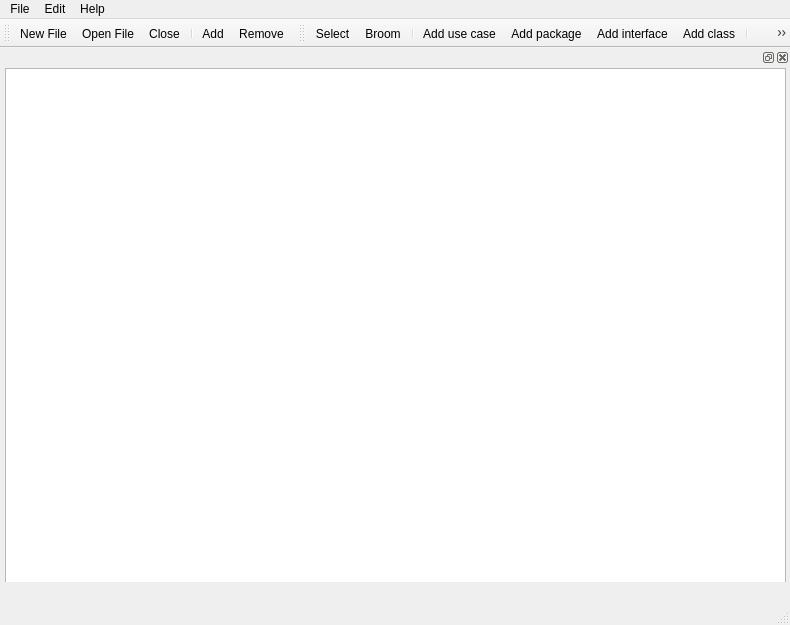
<?xml version="1.0" encoding="UTF-8"?>
<ui version="4.0">
 <class>MainWindow</class>
 <widget class="QMainWindow" name="MainWindow">
  <property name="geometry">
   <rect>
    <x>0</x>
    <y>0</y>
    <width>790</width>
    <height>625</height>
   </rect>
  </property>
  <property name="minimumSize">
   <size>
    <width>790</width>
    <height>625</height>
   </size>
  </property>
  <property name="maximumSize">
   <size>
    <width>790</width>
    <height>625</height>
   </size>
  </property>
  <property name="windowTitle">
   <string>UML Editer</string>
  </property>
  <widget class="QWidget" name="centralWidget"/>
  <widget class="QMenuBar" name="menuBar">
   <property name="geometry">
    <rect>
     <x>0</x>
     <y>0</y>
     <width>790</width>
     <height>17</height>
    </rect>
   </property>
   <widget class="QMenu" name="menuFile">
    <property name="title">
     <string>File</string>
    </property>
   </widget>
   <widget class="QMenu" name="menuEdit">
    <property name="title">
     <string>Edit</string>
    </property>
    <addaction name="actionRename"/>
    <addaction name="actionGroup"/>
    <addaction name="actionUngroup"/>
   </widget>
   <widget class="QMenu" name="menuHelp">
    <property name="title">
     <string>Help</string>
    </property>
   </widget>
   <addaction name="menuFile"/>
   <addaction name="menuEdit"/>
   <addaction name="menuHelp"/>
  </widget>
  <widget class="QToolBar" name="mainToolBar">
   <attribute name="toolBarArea">
    <enum>TopToolBarArea</enum>
   </attribute>
   <attribute name="toolBarBreak">
    <bool>false</bool>
   </attribute>
   <addaction name="actionNew_File"/>
   <addaction name="actionOpen_File"/>
   <addaction name="actionClose"/>
   <addaction name="separator"/>
   <addaction name="actionAdd"/>
   <addaction name="actionRemove"/>
  </widget>
  <widget class="QStatusBar" name="statusBar"/>
  <widget class="QToolBar" name="toolBar">
   <property name="windowTitle">
    <string>toolBar</string>
   </property>
   <attribute name="toolBarArea">
    <enum>TopToolBarArea</enum>
   </attribute>
   <attribute name="toolBarBreak">
    <bool>false</bool>
   </attribute>
   <addaction name="actionSelect"/>
   <addaction name="actionBroom"/>
   <addaction name="separator"/>
   <addaction name="actionAdd_use_case"/>
   <addaction name="actionAdd_package"/>
   <addaction name="actionAdd_interface"/>
   <addaction name="actionAdd_class"/>
   <addaction name="separator"/>
   <addaction name="actionAdd_association"/>
   <addaction name="actionAdd_uni_association"/>
   <addaction name="actionAdd_aggregation"/>
   <addaction name="actionAdd_composition"/>
   <addaction name="actionAdd_association_end"/>
   <addaction name="actionAdd_generalization"/>
   <addaction name="separator"/>
   <addaction name="actionAdd_Realization"/>
   <addaction name="separator"/>
   <addaction name="actionAdd_dependency"/>
   <addaction name="separator"/>
   <addaction name="actionAdd_attribute"/>
   <addaction name="actionAdd_operation"/>
   <addaction name="separator"/>
   <addaction name="actionAdd_data_type"/>
  </widget>
  <widget class="QDockWidget" name="dockCenter">
   <property name="minimumSize">
    <size>
     <width>790</width>
     <height>534</height>
    </size>
   </property>
   <property name="maximumSize">
    <size>
     <width>790</width>
     <height>534</height>
    </size>
   </property>
   <property name="autoFillBackground">
    <bool>true</bool>
   </property>
   <attribute name="dockWidgetArea">
    <number>4</number>
   </attribute>
   <widget class="QWidget" name="dockWidgetContents_4">
    <widget class="QGraphicsView" name="painter">
     <property name="geometry">
      <rect>
       <x>5</x>
       <y>1</y>
       <width>781</width>
       <height>551</height>
      </rect>
     </property>
     <property name="sizePolicy">
      <sizepolicy hsizetype="Minimum" vsizetype="Minimum">
       <horstretch>0</horstretch>
       <verstretch>0</verstretch>
      </sizepolicy>
     </property>
     <property name="minimumSize">
      <size>
       <width>781</width>
       <height>511</height>
      </size>
     </property>
     <property name="maximumSize">
      <size>
       <width>781</width>
       <height>551</height>
      </size>
     </property>
    </widget>
   </widget>
  </widget>
  <action name="actionNew_File">
   <property name="icon">
    <iconset>
     <normaloff>resource/Milky/Icons/64/8.png</normaloff>resource/Milky/Icons/64/8.png</iconset>
   </property>
   <property name="text">
    <string>New File</string>
   </property>
  </action>
  <action name="actionOpen_File">
   <property name="icon">
    <iconset>
     <normaloff>resource/Milky/Icons/64/119.png</normaloff>resource/Milky/Icons/64/119.png</iconset>
   </property>
   <property name="text">
    <string>Open File</string>
   </property>
  </action>
  <action name="actionClose">
   <property name="icon">
    <iconset>
     <normaloff>resource/Milky/Icons/64/9.png</normaloff>resource/Milky/Icons/64/9.png</iconset>
   </property>
   <property name="text">
    <string>Close</string>
   </property>
  </action>
  <action name="actionLine">
   <property name="icon">
    <iconset>
     <normaloff>resource/Milky/Icons/64/31.png</normaloff>resource/Milky/Icons/64/31.png</iconset>
   </property>
   <property name="text">
    <string>Line</string>
   </property>
  </action>
  <action name="actionAdd">
   <property name="icon">
    <iconset>
     <normaloff>resource/Milky/Icons/64/112.png</normaloff>resource/Milky/Icons/64/112.png</iconset>
   </property>
   <property name="text">
    <string>Add</string>
   </property>
  </action>
  <action name="actionRemove">
   <property name="icon">
    <iconset>
     <normaloff>resource/Milky/Icons/64/118.png</normaloff>resource/Milky/Icons/64/118.png</iconset>
   </property>
   <property name="text">
    <string>Remove</string>
   </property>
  </action>
  <action name="actionSelect">
   <property name="checkable">
    <bool>true</bool>
   </property>
   <property name="icon">
    <iconset>
     <normaloff>resource/uml/uml-_0000_1.png</normaloff>resource/uml/uml-_0000_1.png</iconset>
   </property>
   <property name="text">
    <string>Select</string>
   </property>
  </action>
  <action name="actionBroom">
   <property name="checkable">
    <bool>true</bool>
   </property>
   <property name="icon">
    <iconset>
     <normaloff>resource/uml/uml-_0001_2.png</normaloff>resource/uml/uml-_0001_2.png</iconset>
   </property>
   <property name="text">
    <string>Broom</string>
   </property>
  </action>
  <action name="actionAdd_package">
   <property name="checkable">
    <bool>true</bool>
   </property>
   <property name="icon">
    <iconset>
     <normaloff>resource/uml/uml-_0011_11.png</normaloff>resource/uml/uml-_0011_11.png</iconset>
   </property>
   <property name="text">
    <string>Add package</string>
   </property>
  </action>
  <action name="actionAdd_class">
   <property name="checkable">
    <bool>true</bool>
   </property>
   <property name="icon">
    <iconset>
     <normaloff>resource/uml/uml-_0012_12.png</normaloff>resource/uml/uml-_0012_12.png</iconset>
   </property>
   <property name="text">
    <string>Add class</string>
   </property>
  </action>
  <action name="actionAdd_association">
   <property name="checkable">
    <bool>true</bool>
   </property>
   <property name="icon">
    <iconset>
     <normaloff>resource/uml/uml-_0002_3.png</normaloff>resource/uml/uml-_0002_3.png</iconset>
   </property>
   <property name="text">
    <string>Add association</string>
   </property>
  </action>
  <action name="actionAdd_aggregation">
   <property name="checkable">
    <bool>true</bool>
   </property>
   <property name="icon">
    <iconset>
     <normaloff>resource/uml/uml-_0003_3.png</normaloff>resource/uml/uml-_0003_3.png</iconset>
   </property>
   <property name="text">
    <string>Add aggregation</string>
   </property>
  </action>
  <action name="actionAdd_composition">
   <property name="checkable">
    <bool>true</bool>
   </property>
   <property name="icon">
    <iconset>
     <normaloff>resource/uml/uml-_0004_4.png</normaloff>resource/uml/uml-_0004_4.png</iconset>
   </property>
   <property name="text">
    <string>Add composition</string>
   </property>
  </action>
  <action name="actionAdd_association_end">
   <property name="checkable">
    <bool>true</bool>
   </property>
   <property name="icon">
    <iconset>
     <normaloff>resource/uml/uml-_0013_13.png</normaloff>resource/uml/uml-_0013_13.png</iconset>
   </property>
   <property name="text">
    <string>Add association end</string>
   </property>
  </action>
  <action name="actionAdd_generalization">
   <property name="checkable">
    <bool>true</bool>
   </property>
   <property name="icon">
    <iconset>
     <normaloff>resource/uml/uml-_0014_14.png</normaloff>resource/uml/uml-_0014_14.png</iconset>
   </property>
   <property name="text">
    <string>Add generalization</string>
   </property>
  </action>
  <action name="actionAdd_interface">
   <property name="checkable">
    <bool>true</bool>
   </property>
   <property name="icon">
    <iconset>
     <normaloff>resource/uml/uml-_0015_15.png</normaloff>resource/uml/uml-_0015_15.png</iconset>
   </property>
   <property name="text">
    <string>Add interface</string>
   </property>
  </action>
  <action name="actionAdd_Realization">
   <property name="checkable">
    <bool>true</bool>
   </property>
   <property name="icon">
    <iconset>
     <normaloff>resource/uml/uml-_0018_18.png</normaloff>resource/uml/uml-_0018_18.png</iconset>
   </property>
   <property name="text">
    <string>Add Realization</string>
   </property>
  </action>
  <action name="actionAdd_dependency">
   <property name="checkable">
    <bool>true</bool>
   </property>
   <property name="icon">
    <iconset>
     <normaloff>resource/uml/uml-_0005_5.png</normaloff>resource/uml/uml-_0005_5.png</iconset>
   </property>
   <property name="text">
    <string>Add dependency</string>
   </property>
  </action>
  <action name="actionAdd_attribute">
   <property name="checkable">
    <bool>true</bool>
   </property>
   <property name="icon">
    <iconset>
     <normaloff>resource/uml/uml-_0016_16.png</normaloff>resource/uml/uml-_0016_16.png</iconset>
   </property>
   <property name="text">
    <string>Add attribute</string>
   </property>
  </action>
  <action name="actionAdd_operation">
   <property name="checkable">
    <bool>true</bool>
   </property>
   <property name="icon">
    <iconset>
     <normaloff>resource/uml/uml-_0017_17.png</normaloff>resource/uml/uml-_0017_17.png</iconset>
   </property>
   <property name="text">
    <string>Add operation</string>
   </property>
  </action>
  <action name="actionAdd_data_type">
   <property name="checkable">
    <bool>true</bool>
   </property>
   <property name="icon">
    <iconset>
     <normaloff>resource/uml/uml-_0007_7.png</normaloff>resource/uml/uml-_0007_7.png</iconset>
   </property>
   <property name="text">
    <string>Add data type</string>
   </property>
  </action>
  <action name="actionAdd_uni_association">
   <property name="checkable">
    <bool>true</bool>
   </property>
   <property name="icon">
    <iconset>
     <normaloff>resource/uml/uml-_0019_19.png</normaloff>resource/uml/uml-_0019_19.png</iconset>
   </property>
   <property name="text">
    <string>Add uni association</string>
   </property>
  </action>
  <action name="actionAdd_use_case">
   <property name="checkable">
    <bool>true</bool>
   </property>
   <property name="icon">
    <iconset>
     <normaloff>resource/uml/uml-_0020_20.png</normaloff>resource/uml/uml-_0020_20.png</iconset>
   </property>
   <property name="text">
    <string>Add use case</string>
   </property>
  </action>
  <action name="actionRename">
   <property name="text">
    <string>Rename</string>
   </property>
  </action>
  <action name="actionGroup">
   <property name="text">
    <string>Group</string>
   </property>
  </action>
  <action name="actionUngroup">
   <property name="text">
    <string>Ungroup</string>
   </property>
  </action>
 </widget>
 <layoutdefault spacing="6" margin="11"/>
 <resources>
  <include location="umlediter.qrc"/>
 </resources>
 <connections/>
</ui>
